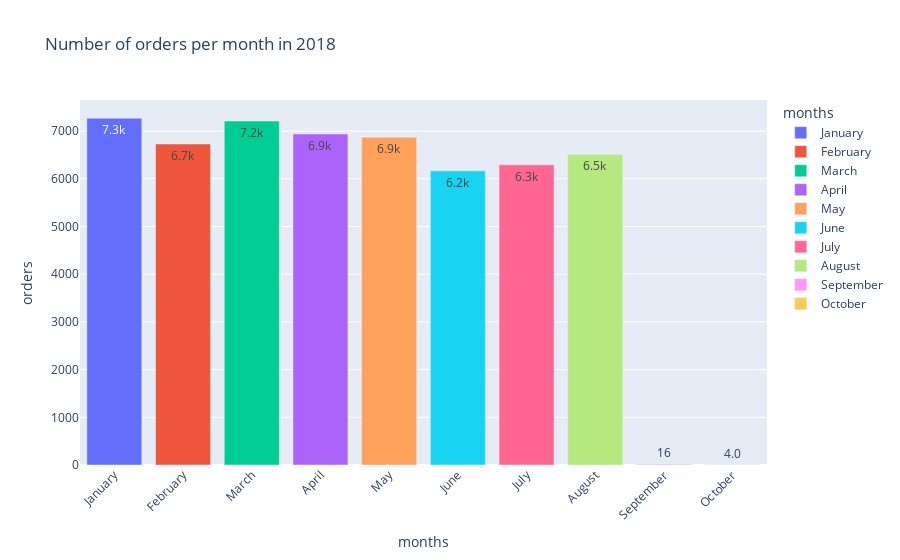

The notebook cell this image was saved under:
### Markdown cell above
# 6. Calculate the number of orders per month in 2018.

### Code cell
orders_2018 = pd.read_sql_query("""
SELECT 
    MONTHNAME(order_purchase_timestamp) AS months, 
    COUNT(order_id) AS orders
FROM 
    orders 
WHERE 
    YEAR(order_purchase_timestamp) = 2018 
GROUP BY 
    months, 
    MONTH(order_purchase_timestamp)
ORDER BY 
    MONTH(order_purchase_timestamp)""", conn)
orders_2018
df1= pd.DataFrame(orders_2018)
fig= px.bar(df1, x="months", y="orders", text="orders", color="months", title="Number of orders per month in 2018")
fig.update_traces(texttemplate="%{text:.2s}", textposition="auto")
fig.update_layout(uniformtext_minsize=8)
fig.update_layout(xaxis_tickangle=-45)

fig

### Figure 1 — Plotly figure (JSON) as saved in the notebook; plotly's stock layout.template omitted (floating-point values rounded to 4 significant figures)
{"data": [{"alignmentgroup": "True", "hovertemplate": "months=%{x}<br>orders=%{text}<extra></extra>", "legendgroup": "January", "marker": {"color": "#636efa", "pattern": {"shape": ""}}, "name": "January", "offsetgroup": "January", "orientation": "v", "showlegend": true, "text": [7269], "textposition": "auto", "texttemplate": "%{text:.2s}", "type": "bar", "x": ["January"], "xaxis": "x", "y": [7269], "yaxis": "y"}, {"alignmentgroup": "True", "hovertemplate": "months=%{x}<br>orders=%{text}<extra></extra>", "legendgroup": "February", "marker": {"color": "#EF553B", "pattern": {"shape": ""}}, "name": "February", "offsetgroup": "February", "orientation": "v", "showlegend": true, "text": [6728], "textposition": "auto", "texttemplate": "%{text:.2s}", "type": "bar", "x": ["February"], "xaxis": "x", "y": [6728], "yaxis": "y"}, {"alignmentgroup": "True", "hovertemplate": "months=%{x}<br>orders=%{text}<extra></extra>", "legendgroup": "March", "marker": {"color": "#00cc96", "pattern": {"shape": ""}}, "name": "March", "offsetgroup": "March", "orientation": "v", "showlegend": true, "text": [7211], "textposition": "auto", "texttemplate": "%{text:.2s}", "type": "bar", "x": ["March"], "xaxis": "x", "y": [7211], "yaxis": "y"}, {"alignmentgroup": "True", "hovertemplate": "months=%{x}<br>orders=%{text}<extra></extra>", "legendgroup": "April", "marker": {"color": "#ab63fa", "pattern": {"shape": ""}}, "name": "April", "offsetgroup": "April", "orientation": "v", "showlegend": true, "text": [6939], "textposition": "auto", "texttemplate": "%{text:.2s}", "type": "bar", "x": ["April"], "xaxis": "x", "y": [6939], "yaxis": "y"}, {"alignmentgroup": "True", "hovertemplate": "months=%{x}<br>orders=%{text}<extra></extra>", "legendgroup": "May", "marker": {"color": "#FFA15A", "pattern": {"shape": ""}}, "name": "May", "offsetgroup": "May", "orientation": "v", "showlegend": true, "text": [6873], "textposition": "auto", "texttemplate": "%{text:.2s}", "type": "bar", "x": ["May"], "xaxis": "x", "y": [6873], "yaxis": "y"}, {"alignmentgroup": "True", "hovertemplate": "months=%{x}<br>orders=%{text}<extra></extra>", "legendgroup": "June", "marker": {"color": "#19d3f3", "pattern": {"shape": ""}}, "name": "June", "offsetgroup": "June", "orientation": "v", "showlegend": true, "text": [6167], "textposition": "auto", "texttemplate": "%{text:.2s}", "type": "bar", "x": ["June"], "xaxis": "x", "y": [6167], "yaxis": "y"}, {"alignmentgroup": "True", "hovertemplate": "months=%{x}<br>orders=%{text}<extra></extra>", "legendgroup": "July", "marker": {"color": "#FF6692", "pattern": {"shape": ""}}, "name": "July", "offsetgroup": "July", "orientation": "v", "showlegend": true, "text": [6292], "textposition": "auto", "texttemplate": "%{text:.2s}", "type": "bar", "x": ["July"], "xaxis": "x", "y": [6292], "yaxis": "y"}, {"alignmentgroup": "True", "hovertemplate": "months=%{x}<br>orders=%{text}<extra></extra>", "legendgroup": "August", "marker": {"color": "#B6E880", "pattern": {"shape": ""}}, "name": "August", "offsetgroup": "August", "orientation": "v", "showlegend": true, "text": [6512], "textposition": "auto", "texttemplate": "%{text:.2s}", "type": "bar", "x": ["August"], "xaxis": "x", "y": [6512], "yaxis": "y"}, {"alignmentgroup": "True", "hovertemplate": "months=%{x}<br>orders=%{text}<extra></extra>", "legendgroup": "September", "marker": {"color": "#FF97FF", "pattern": {"shape": ""}}, "name": "September", "offsetgroup": "September", "orientation": "v", "showlegend": true, "text": [16], "textposition": "auto", "texttemplate": "%{text:.2s}", "type": "bar", "x": ["September"], "xaxis": "x", "y": [16], "yaxis": "y"}, {"alignmentgroup": "True", "hovertemplate": "months=%{x}<br>orders=%{text}<extra></extra>", "legendgroup": "October", "marker": {"color": "#FECB52", "pattern": {"shape": ""}}, "name": "October", "offsetgroup": "October", "orientation": "v", "showlegend": true, "text": [4], "textposition": "auto", "texttemplate": "%{text:.2s}", "type": "bar", "x": ["October"], "xaxis": "x", "y": [4], "yaxis": "y"}], "layout": {"autosize": true, "barmode": "relative", "legend": {"title": {"text": "months"}, "tracegroupgap": 0}, "title": {"text": "Number of orders per month in 2018"}, "uniformtext": {"minsize": 8}, "xaxis": {"anchor": "y", "autorange": true, "categoryarray": ["January", "February", "March", "April", "May", "June", "July", "August", "September", "October"], "categoryorder": "array", "domain": [0, 1], "range": [-0.5, 9.5], "tickangle": -45, "title": {"text": "months"}, "type": "category"}, "yaxis": {"anchor": "x", "autorange": true, "domain": [0, 1], "range": [0, 7652.0], "title": {"text": "orders"}, "type": "linear"}}}
